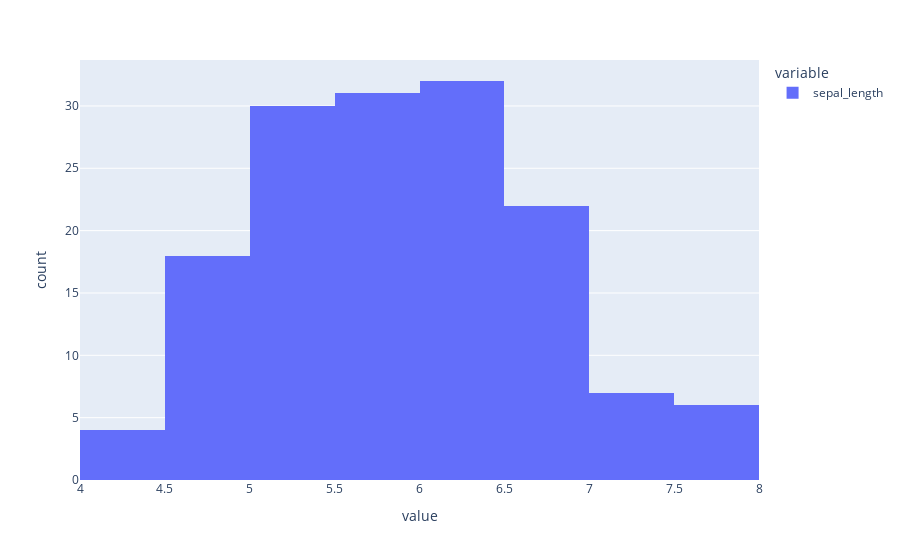

Write notebook code for a chart like this one.
### Code cell
fig = px.histogram(iris.sepal_length, nbins=10 )
fig.show()

### Figure 1 — Plotly figure (JSON) as saved in the notebook; plotly's stock layout.template omitted (floating-point values rounded to 4 significant figures; data arrays with more than 128 entries replaced by an {"elided": "..."} marker saying what was removed)
{"data": [{"alignmentgroup": "True", "bingroup": "x", "hovertemplate": "variable=sepal_length<br>value=%{x}<br>count=%{y}<extra></extra>", "legendgroup": "sepal_length", "marker": {"color": "#636efa", "pattern": {"shape": ""}}, "name": "sepal_length", "nbinsx": 10, "offsetgroup": "sepal_length", "orientation": "v", "showlegend": true, "type": "histogram", "x": {"elided": "150 float values"}, "xaxis": "x", "yaxis": "y"}], "layout": {"barmode": "relative", "legend": {"title": {"text": "variable"}, "tracegroupgap": 0}, "margin": {"t": 60}, "xaxis": {"anchor": "y", "domain": [0, 1], "title": {"text": "value"}}, "yaxis": {"anchor": "x", "domain": [0, 1], "title": {"text": "count"}}}}
